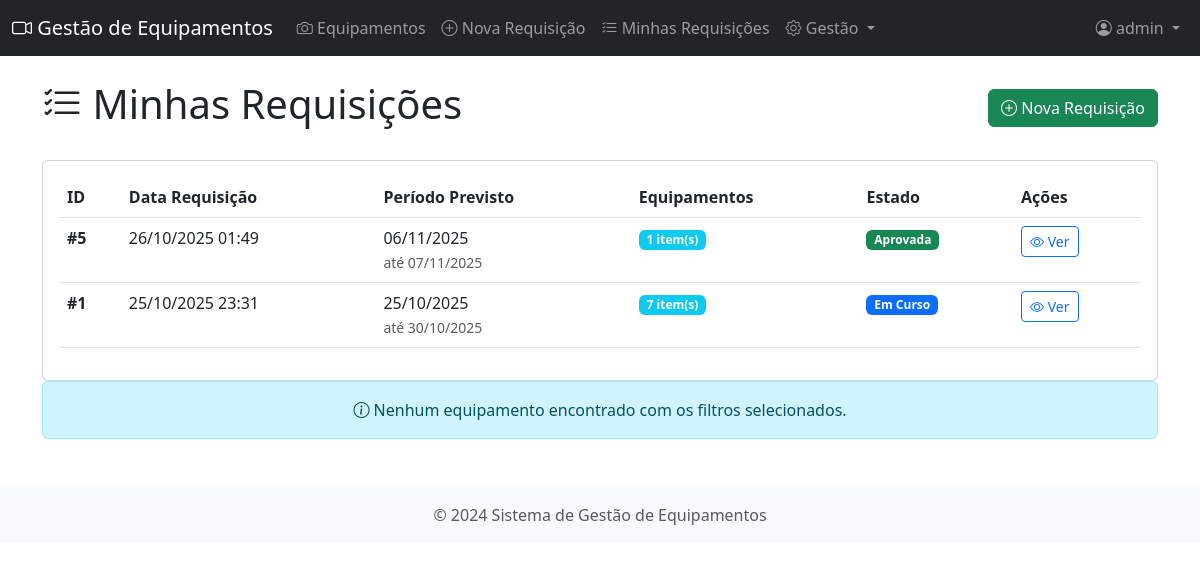
The page /requisicoes/minhas/ (signed in) on the database its author committed.
### equipamentos/models.py (models this page shows, shortened)
class Requisicao(models.Model):
    ESTADO_CHOICES = [
        ('pendente', 'Pendente'),
        ('aprovada', 'Aprovada'),
        ('rejeitada', 'Rejeitada'),
        ('em_curso', 'Em Curso'),
        ('concluida', 'Concluída'),
        ('atrasada', 'Atrasada'),
    ]
    utilizador = models.ForeignKey(User, on_delete=models.PROTECT, related_name='requisicoes')
    equipamentos = models.ManyToManyField(Equipamento, related_name='requisicoes')
    data_requisicao = models.DateTimeField(auto_now_add=True)
    data_inicio_prevista = models.DateField()
    data_fim_prevista = models.DateField()
    data_entrega_real = models.DateTimeField(null=True, blank=True)
    data_devolucao_real = models.DateTimeField(null=True, blank=True)
    motivo = models.TextField(help_text="Motivo/projeto para o qual necessita do equipamento")
    observacoes_requisicao = models.TextField(blank=True)
    observacoes_aprovacao = models.TextField(blank=True)
    observacoes_devolucao = models.TextField(blank=True)
    estado = models.CharField(max_length=20, choices=ESTADO_CHOICES, default='pendente')
    aprovado_por = models.ForeignKey(User, on_delete=models.SET_NULL, null=True, blank=True,
                                     related_name='requisicoes_aprovadas')
    data_aprovacao = models.DateTimeField(null=True, blank=True)
    class Meta:
        verbose_name = "Requisição"
        verbose_name_plural = "Requisições"
        ordering = ['-data_requisicao']
    def esta_atrasada(self):
        if self.estado == 'em_curso' and self.data_fim_prevista:
            return timezone.now().date() > self.data_fim_prevista
        return False

### equipamentos/views.py (the view)
# urls.py: path('requisicoes/minhas/', views.minhas_requisicoes, name='minhas_requisicoes'),
@login_required
def minhas_requisicoes(request):
    requisicoes = Requisicao.objects.filter(utilizador=request.user).order_by('-data_requisicao')
    context = {
        'requisicoes': requisicoes,
    }
    return render(request, 'equipamentos/minhas_requisicoes.html', context)

### templates/equipamentos/minhas_requisicoes.html (shortened to what this page needs)
{% extends 'base.html' %}
{% block content %}
<div class="d-flex justify-content-between align-items-center mb-4">
    <h1><i class="bi bi-list-check"></i> Minhas Requisições</h1>
    <a href="{% url 'criar_requisicao' %}" class="btn btn-success">
        <i class="bi bi-plus-circle"></i> Nova Requisição
    </a>
</div>
{% if requisicoes %}
<div class="card">
    <div class="card-body">
        <div class="table-responsive">
            <table class="table table-hover">
                <thead>
                    <tr>
                        <th>ID</th>
                        <th>Data Requisição</th>
                        <th>Período Previsto</th>
                        <th>Equipamentos</th>
                        <th>Estado</th>
                        <th>Ações</th>
                    </tr>
                </thead>
                <tbody>
                    {% for req in requisicoes %}
                    <tr>
                        <td><strong>#{{ req.id }}</strong></td>
                        <td>{{ req.data_requisicao|date:"d/m/Y H:i" }}</td>
                        <td>
                            {{ req.data_inicio_prevista|date:"d/m/Y" }}<br>
                            <small class="text-muted">até {{ req.data_fim_prevista|date:"d/m/Y" }}</small>
                        </td>
                        <td>
                            <span class="badge bg-info">{{ req.equipamentos.count }} item(s)</span>
                        </td>
                        <td>
                            {% if req.estado == 'pendente' %}
                                <span class="badge bg-warning text-dark">{{ req.get_estado_display }}</span>
                            {% elif req.estado == 'aprovada' %}
                                <span class="badge bg-success">{{ req.get_estado_display }}</span>
                            {% elif req.estado == 'rejeitada' %}
                                <span class="badge bg-danger">{{ req.get_estado_display }}</span>
                            {% elif req.estado == 'em_curso' %}
                                <span class="badge bg-primary">{{ req.get_estado_display }}</span>
                            {% elif req.estado == 'concluida' %}
                                <span class="badge bg-secondary">{{ req.get_estado_display }}</span>
                            {% else %}
                                <span class="badge bg-dark">{{ req.get_estado_display }}</span>
                            {% endif %}
                        </td>
                        <td>
                            <a href="{% url 'detalhe_requisicao' req.id %}" class="btn btn-sm btn-outline-primary">
                                <i class="bi bi-eye"></i> Ver
                            </a>
                        </td>
                    </tr>
                    {% endfor %}
                </tbody>
            </table>
        </div>
    </div>
</div>
{% endif %}
{% for equipamento in equipamentos %}
    <div class="col-md-4 mb-4">
        <div class="card card-equipamento h-100">
            {% if equipamento.imagem %}
            <img src="{{ equipamento.imagem.url }}" class="card-img-top" alt="{{ equipamento.nome }}" style="height: 200px; object-fit: cover;">
            {% else %}
            <div class="card-img-top bg-light d-flex align-items-center justify-content-center" style="height: 200px;">
                <i class="bi bi-camera" style="font-size: 4rem; color: #ccc;"></i>
            </div>
            {% endif %}
            <div class="card-body">
                <h5 class="card-title">{{ equipamento.nome }}</h5>
                <p class="card-text text-muted mb-2">
                    <small>{{ equipamento.marca }} {{ equipamento.modelo }}</small><br>
                    <small><strong>Código:</strong> {{ equipamento.codigo_interno }}</small>
                </p>
                <span class="badge
                    {% if equipamento.estado == 'disponivel' %}bg-success
                    {% elif equipamento.estado == 'emprestado' %}bg-warning
                    {% elif equipamento.estado == 'manutencao' %}bg-danger
                    {% else %}bg-secondary{% endif %}">
                    {{ equipamento.get_estado_display }}
                </span>
            </div>
            <div class="card-footer bg-transparent">
                <a href="{% url 'detalhe_equipamento' equipamento.id %}" class="btn btn-sm btn-outline-primary w-100">
                    <i class="bi bi-eye"></i> Ver Detalhes
                </a>
            </div>
        </div>
    </div>
    {% empty %}
    <div class="col-12">
        <div class="alert alert-info text-center">
            <i class="bi bi-info-circle"></i> Nenhum equipamento encontrado com os filtros selecionados.
        </div>
    </div>
    {% endfor %}
{% endblock %}

### templates/base.html (shortened to what this page needs)
{% load static %}
<!DOCTYPE html>
<html lang="pt">
<head>
    <link href="https://cdn.jsdelivr.net/npm/bootstrap@5.3.0/dist/css/bootstrap.min.css" rel="stylesheet">
    <link rel="stylesheet" href="https://cdn.jsdelivr.net/npm/bootstrap-icons@1.11.0/font/bootstrap-icons.css">
    <link rel="stylesheet" href="{% static 'css/websockets.css' %}">
</head>
<body>
    <nav class="navbar navbar-expand-lg navbar-dark bg-dark">
        <div class="container-fluid">
            <a class="navbar-brand" href="{% url 'dashboard' %}">
                <i class="bi bi-camera-video"></i> Gestão de Equipamentos
            </a>
            <div class="collapse navbar-collapse" id="navbarNav">
                <ul class="navbar-nav me-auto">
                    <li class="nav-item">
                        <a class="nav-link" href="{% url 'listar_equipamentos' %}">
                            <i class="bi bi-camera"></i> Equipamentos
                        </a>
                    </li>
                    <li class="nav-item">
                        <a class="nav-link" href="{% url 'criar_requisicao' %}">
                            <i class="bi bi-plus-circle"></i> Nova Requisição
                        </a>
                    </li>
                    <li class="nav-item">
                        <a class="nav-link" href="{% url 'minhas_requisicoes' %}">
                            <i class="bi bi-list-check"></i> Minhas Requisições
                        </a>
                    </li>
                    {% if user.is_staff %}
                    <li class="nav-item dropdown">
                        <a class="nav-link dropdown-toggle" href="#" role="button" data-bs-toggle="dropdown">
                            <i class="bi bi-gear"></i> Gestão
                        </a>
                    </li>
                    {% endif %}
                </ul>
                <ul class="navbar-nav">
                    <li class="nav-item dropdown">
                        <a class="nav-link dropdown-toggle" href="#" role="button" data-bs-toggle="dropdown">
                            <i class="bi bi-person-circle"></i> {{ user.get_full_name|default:user.username }}
                        </a>
                    </li>
                </ul>
            </div>
        </div>
    </nav>
    <main class="container my-4">
        {% block content %}{% endblock %}
    </main>
    <footer class="bg-light text-center text-muted py-3 mt-5">
        <div class="container">
            <p class="mb-0">&copy; 2024 Sistema de Gestão de Equipamentos</p>
        </div>
    </footer>
</body>
</html>

### static/css/websockets.css (style rules this page uses)
.nav-item { position: relative; }

### templates/base.html (style rules this page uses)
.nav-item { position: relative; }

### rows shown on the page
Requisicao: id "5", data_requisicao "26/10/2025 01:49", data_inicio_prevista "06/11/2025", data_fim_prevista "07/11/2025", equipamentos.count "1", estado "Aprovada"
Requisicao: id "1", data_requisicao "25/10/2025 23:31", data_inicio_prevista "25/10/2025", data_fim_prevista "30/10/2025", equipamentos.count "7", estado "Em Curso"

### other values the page prints
{{ user.get_full_name|default:user.username }} "admin"
